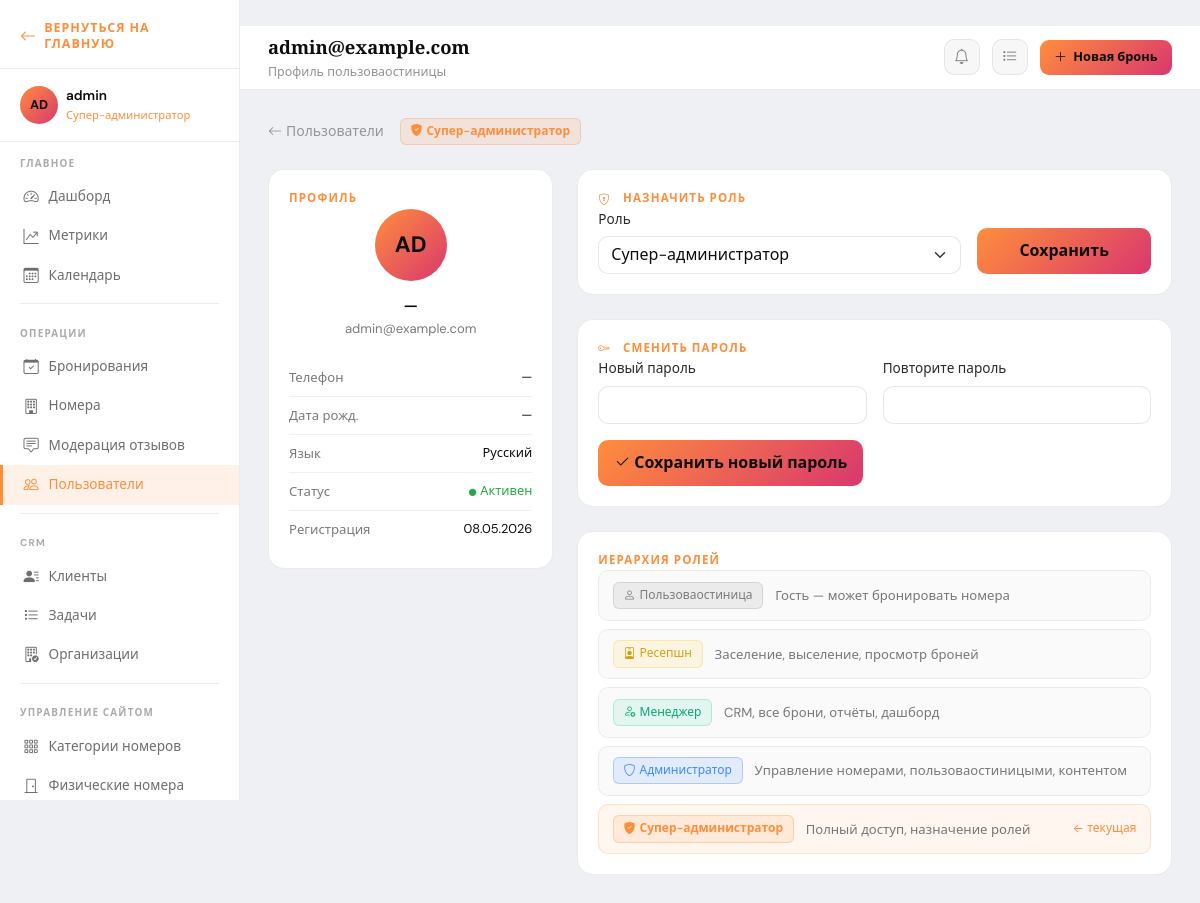
The app's page /cabinet/users/1/ (signed in) with its own data.
### apps/accounts/models.py (models this page shows, shortened)
class User(AbstractUser, TimeStampedModel):
    username = None
    email = models.EmailField(_("email"), unique=True)
    role = models.CharField(
        _("роль"),
        max_length=20,
        choices=UserRole.choices,
        default=UserRole.USER,
        db_index=True,
    )
    phone = models.CharField(
        _("телефон"), max_length=20, blank=True, validators=[phone_validator]
    )
    patronymic = models.CharField(_("отчество"), max_length=150, blank=True)
    date_of_birth = models.DateField(_("дата рождения"), null=True, blank=True)
    avatar = models.ImageField(
        _("аватар"), upload_to="avatars/%Y/%m/", null=True, blank=True
    )
    preferred_language = models.CharField(
        _("язык интерфейса"), max_length=10, default="ru", blank=True,
        choices=[("ru", "Русский"), ("en", "English")],
    )
    marketing_consent    = models.BooleanField(_("согласие на рассылку"), default=False)
    email_notifications  = models.BooleanField(_("email-уведомления"),    default=True)
    USERNAME_FIELD  = "email"
    REQUIRED_FIELDS = []
    objects = UserManager()
    class Meta:
        verbose_name         = _("пользоваостиница")
        verbose_name_plural  = _("пользователи")
        ordering             = ["-created_at"]
        indexes = [
            models.Index(fields=["role", "is_active"]),
        ]
    @property
    def is_plain_user(self) -> bool:
        return self.role == UserRole.USER and not self.is_superuser
    @property
    def is_receptionist(self) -> bool:
        return self.has_role(UserRole.RECEPTIONIST)
    @property
    def is_manager(self) -> bool:
        return self.has_role(UserRole.MANAGER)
    @property
    def is_admin(self) -> bool:
        return self.has_role(UserRole.ADMIN)
    @property
    def is_super_admin(self) -> bool:
        return self.is_superuser or self.role == UserRole.SUPER_ADMIN
    def has_role(self, minimum_role: str) -> bool:
        if self.is_superuser:
            return True
        return role_gte(self.role, minimum_role)
    def get_full_name(self) -> str:
        return " ".join(
            part for part in [self.last_name, self.first_name, self.patronymic] if part
        )
    def get_short_name(self) -> str:
        return self.first_name or self.email.split("@")[0]
    def get_initials(self) -> str:
        parts = [self.first_name[:1], self.last_name[:1]]
        return "".join(p for p in parts if p).upper() or self.email[:2].upper()
    @property
    def push_notifications_unread_count(self) -> int:
        return self.push_notifications.filter(is_read=False).count()

### apps/accounts/admin_views.py (the view)
# urls.py: path("users/<int:pk>/",           admin_views.UserDetailView.as_view(),       name="user_detail"),
class UserDetailView(ReceptionistRequiredMixin, View):
    template_name = "accounts/admin/user_detail.html"
    def get(self, request, pk):
        target = get_object_or_404(User, pk=pk)
        assignable = get_assignable_roles(request.user)
        form = RoleAssignForm(
            assignable_roles=assignable,
            initial={"role": target.role},
        ) if assignable else None
        role_hierarchy = [
            ("user",         "Пользоваостиница",      "Гость — может бронировать номера"),
            ("receptionist", "Ресепшн",            "Заселение, выселение, просмотр броней"),
            ("manager",      "Менеджер",           "CRM, все брони, отчёты, дашборд"),
            ("admin",        "Администратор",      "Управление номерами, пользоваостиницыми, контентом"),
            ("super_admin",  "Супер-администратор","Полный доступ, назначение ролей"),
        ]
        info_rows = [
            ("Телефон",    target.phone or "—"),
            ("Дата рожд.", target.date_of_birth.strftime("%d.%m.%Y") if target.date_of_birth else "—"),
            ("Язык",       target.get_preferred_language_display() if hasattr(target, "get_preferred_language_display") else target.preferred_language),
        ]
        return render(request, self.template_name, {
            "target":         target,
            "form":           form,
            "password_form":  AdminSetUserPasswordForm(target),
            "can_assign":     bool(assignable),
            "can_set_password": request.user.is_admin and (not target.is_super_admin or request.user.is_super_admin),
            "role_hierarchy": role_hierarchy,
            "info_rows":      info_rows,
        })

### templates/accounts/admin/user_detail.html (shortened to what this page needs)
﻿{% extends "dashboard/base_dashboard.html" %}
{% block dashboard_title %}{{ target.get_full_name|default:target.email }}{% endblock %}
{% block dashboard_subtitle %}Профиль пользоваостиницы{% endblock %}
{% block dashboard_content %}
<div class="d-flex align-items-center gap-3 mb-4">
  <a href="{% url 'accounts:user_list' %}"
     style="color:rgba(13,13,13,.4);text-decoration:none;font-size:.875rem">
    <i class="bi bi-arrow-left me-1"></i>Пользователи
  </a>
  {% include "accounts/admin/_role_badge.html" with role=target.role label=target.get_role_display %}
</div>
<div class="row g-4">
  <div class="col-lg-4">
    <div class="dash-card mb-3">
      <div class="dash-card-title">Профиль</div>
      <div style="text-align:center;margin-bottom:1.25rem">
        <div style="width:72px;height:72px;border-radius:50%;margin:0 auto .75rem;
                    background:linear-gradient(135deg,#ff8e3c,#d9376e);
                    display:flex;align-items:center;justify-content:center;
                    font-size:1.4rem;font-weight:700;color:#0d0d0d;overflow:hidden">
          {% if target.avatar %}
            <img src="{{ target.avatar.url }}" style="width:100%;height:100%;object-fit:cover" />
          {% else %}
            {{ target.get_initials }}
          {% endif %}
        </div>
        <div style="color:#0d0d0d;font-weight:600">{{ target.get_full_name|default:"—" }}</div>
        <div class="text-muted-sm">{{ target.email }}</div>
      </div>
      {% for label, value in info_rows %}
      <div style="display:flex;justify-content:space-between;padding:.5rem 0;
                  border-bottom:1px solid rgba(13,13,13,.06)">
        <span class="text-muted-sm">{{ label }}</span>
        <span style="color:#0d0d0d;font-size:.8rem">{{ value }}</span>
      </div>
      {% endfor %}
      <div style="display:flex;justify-content:space-between;padding:.5rem 0;
                  border-bottom:1px solid rgba(13,13,13,.06)">
        <span class="text-muted-sm">Статус</span>
        <span style="font-size:.8rem">
          {% if target.is_active %}
            <span style="color:#28a745"><i class="bi bi-circle-fill me-1" style="font-size:.45rem"></i>Активен</span>
          {% else %}
            <span style="color:#dc3545"><i class="bi bi-circle-fill me-1" style="font-size:.45rem"></i>Отключён</span>
          {% endif %}
        </span>
      </div>
      <div style="display:flex;justify-content:space-between;padding:.5rem 0">
        <span class="text-muted-sm">Регистрация</span>
        <span style="color:#0d0d0d;font-size:.8rem">{{ target.created_at|date:"d.m.Y" }}</span>
      </div>
    </div>
  </div>
  <div class="col-lg-8">
    {% if can_assign and form %}
    <div class="dash-card mb-4">
      <div class="dash-card-title"><i class="bi bi-shield-lock me-1"></i>Назначить роль</div>
      <form method="post" action="{% url 'accounts:assign_role' target.pk %}">
        <div class="row g-3 align-items-end">
          <div class="col-sm-8">
            <label class="form-label">Роль</label>
            {{ form.role }}
          </div>
          <div class="col-sm-4">
            <button type="submit"
                    style="width:100%;padding:.65rem;background:linear-gradient(135deg,#ff8e3c,#d9376e);
                           border:none;border-radius:10px;color:#0d0d0d;font-weight:700;cursor:pointer">
              Сохранить
            </button>
          </div>
        </div>
      </form>
    </div>
    {% endif %}
    {% if can_set_password %}
    <div class="dash-card mb-4">
      <div class="dash-card-title"><i class="bi bi-key me-1"></i>Сменить пароль</div>
      <form method="post" action="{% url 'accounts:set_user_password' target.pk %}">
        <div class="row g-3">
          <div class="col-sm-6">
            <label class="form-label" for="{{ password_form.new_password1.id_for_label }}">Новый пароль</label>
            {{ password_form.new_password1 }}
          </div>
          <div class="col-sm-6">
            <label class="form-label" for="{{ password_form.new_password2.id_for_label }}">Повторите пароль</label>
            {{ password_form.new_password2 }}
          </div>
        </div>
        <button type="submit"
                class="mt-3"
                style="padding:.65rem 1rem;background:linear-gradient(135deg,#ff8e3c,#d9376e);
                       border:none;border-radius:10px;color:#0d0d0d;font-weight:700;cursor:pointer"
                onclick="return confirm('Изменить пароль этому пользователю?')">
          <i class="bi bi-check2 me-1"></i>Сохранить новый пароль
        </button>
      </form>
    </div>
    {% endif %}
    <div class="dash-card">
      <div class="dash-card-title">Иерархия ролей</div>
      <div style="display:flex;flex-direction:column;gap:.5rem">
        {% for role_val, role_label, role_desc in role_hierarchy %}
        <div style="display:flex;align-items:center;gap:.75rem;padding:.65rem .85rem;
                    border-radius:10px;
                    {% if target.role == role_val %}
                      background:rgba(255,142,60,.08);border:1px solid rgba(255,142,60,.2);
                    {% else %}
                      background:rgba(13,13,13,.02);border:1px solid rgba(13,13,13,.06);
                    {% endif %}">
          {% include "accounts/admin/_role_badge.html" with role=role_val label=role_label %}
          <span class="text-muted-sm" style="flex:1">{{ role_desc }}</span>
          {% if target.role == role_val %}
            <span style="color:#ff8e3c;font-size:.75rem">← текущая</span>
          {% endif %}
        </div>
        {% endfor %}
      </div>
    </div>
  </div>
</div>
{% endblock %}

### templates/dashboard/base_dashboard.html (shortened to what this page needs)
{% extends "base.html" %}
{% load static %}
{% block body_class %}dash-app{% endblock %}
{% block content %}
<div class="dash-layout">
  <aside class="dash-sidebar" id="dashSidebar">
    <div class="sidebar-brand">
      <a href="{% url 'hotel:index' %}" class="sidebar-brand-home" aria-label="Вернуться на главную">
        <i class="bi bi-arrow-left" aria-hidden="true"></i>
        <span>Вернуться на главную</span>
      </a>
    </div>
    <div class="sidebar-user">
      <div class="d-flex align-items-center gap-2">
        <div class="sidebar-user-avatar">
          {% if request.user.avatar %}
            <img src="{{ request.user.avatar.url }}" alt="" />
          {% else %}
            {{ request.user.get_initials }}
          {% endif %}
        </div>
        <div>
          <div class="sidebar-user-name">{{ request.user.get_short_name }}</div>
          <div class="sidebar-user-role">{{ request.user.get_role_display }}</div>
        </div>
      </div>
    </div>
    <ul class="sidebar-nav" style="flex:1;padding-bottom:1rem">
      <div class="sidebar-section-label">Главное</div>
      <li>
        <a href="{% url 'dashboard:index' %}"
           class="{% if request.resolver_match.url_name == 'index' and request.resolver_match.namespace == 'dashboard' %}active{% endif %}">
          <i class="bi bi-speedometer2"></i> Дашборд
        </a>
      </li>
      {% if request.user.is_manager or request.user.is_admin or request.user.is_super_admin or request.user.is_superuser %}
      <li>
        <a href="{% url 'dashboard:metrics' %}"
           class="{% if request.resolver_match.url_name == 'metrics' %}active{% endif %}">
          <i class="bi bi-graph-up-arrow"></i> Метрики
        </a>
      </li>
      {% endif %}
      <li>
        <a href="{% url 'dashboard:calendar' %}"
           class="{% if request.resolver_match.url_name == 'calendar' %}active{% endif %}">
          <i class="bi bi-calendar3"></i> Календарь
        </a>
      </li>
      <div class="sidebar-divider"></div>
      <div class="sidebar-section-label">Операции</div>
      <li>
        <a href="{% url 'bookings:staff_list' %}"
           class="{% if request.resolver_match.namespace == 'bookings' %}active{% endif %}">
          <i class="bi bi-calendar-check"></i> Бронирования
        </a>
      </li>
      <li>
        <a href="{% url 'dashboard:rooms' %}"
           class="{% if request.resolver_match.url_name == 'rooms' %}active{% endif %}">
          <i class="bi bi-building"></i> Номера
        </a>
      </li>
      {% if request.user.is_receptionist %}
      <li>
        <a href="{% url 'dashboard:reviews' %}"
           class="{% if request.resolver_match.url_name == 'reviews' %}active{% endif %}">
          <i class="bi bi-chat-square-text"></i> Модерация отзывов
        </a>
      </li>
      {% endif %}
      <li>
        <a href="{% url 'accounts:user_list' %}"
           class="{% if request.resolver_match.namespace == 'accounts' and 'user' in request.resolver_match.url_name %}active{% endif %}">
          <i class="bi bi-people"></i> Пользователи
        </a>
      </li>
      <div class="sidebar-divider"></div>
      <div class="sidebar-section-label">CRM</div>
      <li>
        <a href="{% url 'crm:client_list' %}"
           class="{% if request.resolver_match.namespace == 'crm' and 'client' in request.resolver_match.url_name %}active{% endif %}">
          <i class="bi bi-person-lines-fill"></i> Клиенты
        </a>
      </li>
      <li>
        <a href="{% url 'crm:task_list' %}"
           class="{% if request.resolver_match.url_name == 'task_list' %}active{% endif %}">
          <i class="bi bi-list-task"></i> Задачи
        </a>
      </li>
      <li>
        <a href="{% url 'crm:organization_list' %}"
           class="{% if request.resolver_match.url_name == 'organization_list' %}active{% endif %}">
          <i class="bi bi-building-check"></i> Организации
        </a>
      </li>
      <div class="sidebar-divider"></div>
      <div class="sidebar-section-label">Управление сайтом</div>
      <li>
        <a href="{% url 'hotel:staff_category_list' %}"
           class="{% if request.resolver_match.namespace == 'hotel' and 'category' in request.resolver_match.url_name %}active{% endif %}">
          <i class="bi bi-grid-3x3-gap"></i> Категории номеров
        </a>
      </li>
      <li>
        <a href="{% url 'hotel:staff_room_list' %}"
           class="{% if request.resolver_match.namespace == 'hotel' and 'room' in request.resolver_match.url_name and 'category' not in request.resolver_match.url_name %}active{% endif %}">
          <i class="bi bi-door-closed"></i> Физические номера
        </a>
      </li>
    </ul>
  </aside>
  <div class="dash-main">
    <div class="dash-topbar">
      <div class="dash-topbar-info">
        <div class="dash-topbar-title">{% block dashboard_title %}Панель управления{% endblock %}</div>
        <div class="dash-topbar-subtitle">{% block dashboard_subtitle %}{% endblock %}</div>
      </div>
      <div class="dash-topbar-actions">
        {% with unread_count=request.user.push_notifications_unread_count %}
        <div class="notif-wrap">
          <button type="button" class="topbar-icon-btn notif-toggle-btn" id="notifToggleBtn"
                  onclick="toggleNotifPanel(event)" aria-label="Уведомления" aria-expanded="false">
            <i class="bi bi-bell"></i>
          </button>
        </div>
        {% endwith %}
        <a href="{% url 'crm:task_list' %}" class="topbar-icon-btn" title="Задачи">
          <i class="bi bi-list-task"></i>
        </a>
        <a href="{% url 'bookings:staff_create' %}" class="topbar-new-booking" title="Новая бронь">
          <i class="bi bi-plus-lg"></i>
          <span>Новая бронь</span>
        </a>
      </div>
    </div>
    <div class="dash-content">
      {% block dashboard_content %}{% endblock %}
    </div>
  </div>
</div>
{% endblock %}

### records on screen
User: user.get_initials "AD", user.get_short_name "admin", user.role "Супер-администратор", get_full_name "admin@example.com", get_initials "AD", get_full_name "—", email "admin@example.com", created_at "08.05.2026"

### other values on screen
{{ label }} "Супер-администратор" "Супер-администратор"
{{ label }} "Телефон" "Дата рожд." "Язык"
{{ value }} "—" "—" "Русский"
{{ label }} "Пользоваостиница"
{{ role_desc }} "Гость — может бронировать номера" "Заселение, выселение, просмотр броней" "CRM, все брони, отчёты, дашборд" "Управление номерами, пользоваостиницыми, контентом" "Полный доступ, назначение ролей"
{{ label }} "Ресепшн"
{{ label }} "Менеджер"
{{ label }} "Администратор"
